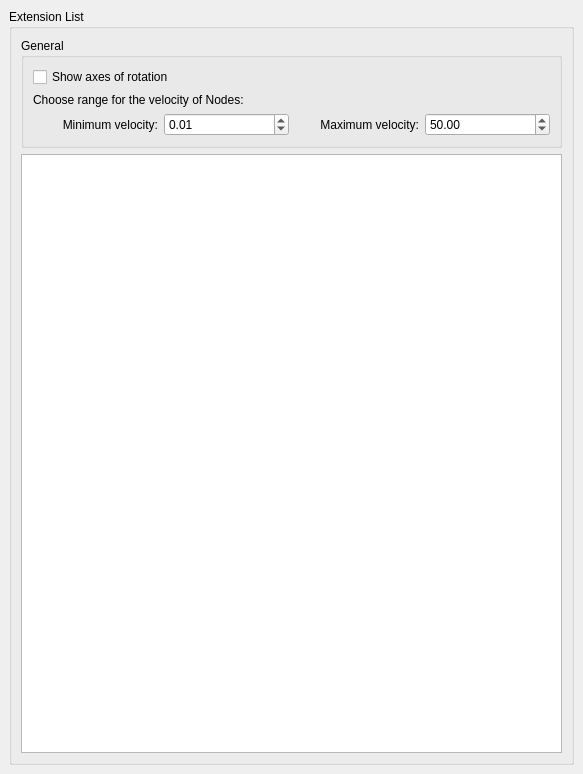
<?xml version="1.0" encoding="UTF-8"?>
<ui version="4.0">
 <class>VSPluginRotateNodeWithPose::OptionsBase</class>
 <widget class="QWidget" name="VSPluginRotateNodeWithPose::OptionsBase">
  <property name="geometry">
   <rect>
    <x>0</x>
    <y>0</y>
    <width>583</width>
    <height>774</height>
   </rect>
  </property>
  <property name="windowTitle">
   <string>Form1</string>
  </property>
  <property name="locale">
   <locale language="English" country="UnitedStates"/>
  </property>
  <layout class="QVBoxLayout">
   <property name="spacing">
    <number>6</number>
   </property>
   <property name="margin">
    <number>9</number>
   </property>
   <item>
    <widget class="QGroupBox" name="extensionGroup">
     <property name="locale">
      <locale language="English" country="UnitedStates"/>
     </property>
     <property name="title">
      <string>Extension List</string>
     </property>
     <layout class="QVBoxLayout">
      <property name="spacing">
       <number>6</number>
      </property>
      <property name="margin">
       <number>9</number>
      </property>
      <item>
       <widget class="QGroupBox" name="generalGroup">
        <property name="title">
         <string>General</string>
        </property>
        <layout class="QVBoxLayout">
         <property name="spacing">
          <number>6</number>
         </property>
         <property name="margin">
          <number>9</number>
         </property>
         <item>
          <widget class="QCheckBox" name="visuRotAxesCheck">
           <property name="text">
            <string>Show axes of rotation</string>
           </property>
          </widget>
         </item>
         <item>
          <widget class="QLabel" name="label_3">
           <property name="text">
            <string>Choose range for the velocity of Nodes:</string>
           </property>
          </widget>
         </item>
         <item>
          <layout class="QHBoxLayout" name="horizontalLayout">
           <item>
            <widget class="QLabel" name="label_2">
             <property name="text">
              <string>Minimum velocity:</string>
             </property>
             <property name="alignment">
              <set>Qt::AlignRight|Qt::AlignTrailing|Qt::AlignVCenter</set>
             </property>
            </widget>
           </item>
           <item>
            <widget class="QDoubleSpinBox" name="minVelSpinBox">
             <property name="value">
              <double>0.010000000000000</double>
             </property>
            </widget>
           </item>
           <item>
            <widget class="QLabel" name="label">
             <property name="text">
              <string>Maximum velocity:</string>
             </property>
             <property name="alignment">
              <set>Qt::AlignRight|Qt::AlignTrailing|Qt::AlignVCenter</set>
             </property>
            </widget>
           </item>
           <item>
            <widget class="QDoubleSpinBox" name="maxVelSpinBox">
             <property name="value">
              <double>50.000000000000000</double>
             </property>
            </widget>
           </item>
          </layout>
         </item>
        </layout>
       </widget>
      </item>
      <item>
       <widget class="QListWidget" name="extensionList"/>
      </item>
     </layout>
    </widget>
   </item>
  </layout>
 </widget>
 <layoutdefault spacing="6" margin="11"/>
 <pixmapfunction>qPixmapFromMimeSource</pixmapfunction>
 <resources/>
 <connections/>
</ui>
